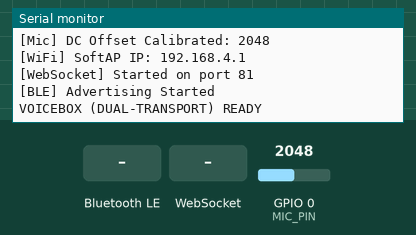
A sketch run on a simulated ESP32-C3. Shown: the last lines printed to the serial monitor. Inputs (shaded band) come from the test bench; at power-on: GPIO 0 (MIC_PIN) = 2048 (analog values on the 0–4095 scale). Nothing arrives over Bluetooth unless stated; a phone connects over Bluetooth LE 3 s after start.

Above: at 1.5 s.
1.6 s: Bluetooth LE write "START" received
At 2.0 s:
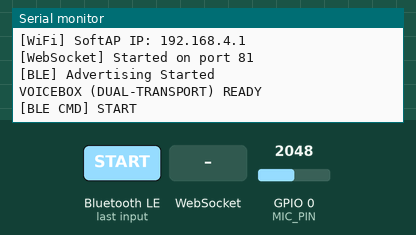
4.6 s: WebSocket text "START" received
At 5.2 s:
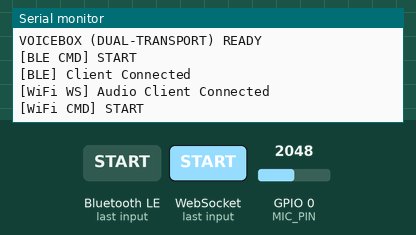
6.1 s: Bluetooth LE write "STOP" received
At 6.7 s:
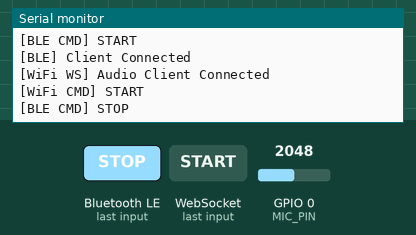
7.6 s: WebSocket text "STOP" received
At 8.5 s:
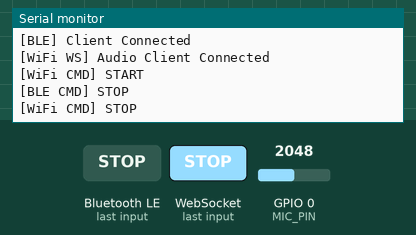

Measured:
- after the input at 1.6 s, the serial monitor: prints a new line at once (image 1)
- after the input at 4.6 s, the serial monitor: prints a new line at once (image 2)
- after the input at 6.1 s, the serial monitor: prints a new line at once (image 3)
- after the input at 7.6 s, the serial monitor: prints a new line at once (image 4)

The sketch:

voicebox_esp32_c3.ino
```cpp
/*
 * VoiceBox ESP32-C3 Super Mini Dual Transport Firmware
 * Supports:
 *   1. Wi-Fi WebSocket Streaming (ws://192.168.4.1:81/)
 *   2. Bluetooth Low Energy (BLE) Streaming & Control
 *   3. Either Wi-Fi only, Bluetooth only, or Both!
 *
 * Board: ESP32C3 Dev Module
 * Pin: Pin 0 (ADC1_CH0) for Microphone OUT
 */

#include <WiFi.h>
#include <WebSocketsServer.h>
#include <BLEDevice.h>
#include <BLEServer.h>
#include <BLEUtils.h>
#include <BLE2902.h>
#include "esp_timer.h"

// ESP32-C3 ADC1 Pin (Safe to use alongside Wi-Fi)
#define MIC_PIN 0

#define SAMPLE_RATE 16000
#define FRAME_SIZE 320 // 320 samples @ 16-bit = 640 bytes (20ms)

const char* WIFI_NAME = "VoiceBox";
const char* WIFI_PASS = "voice1234";

// BLE UUID Definitions
#define SERVICE_UUID        "12345678-1234-1234-1234-123456789000"
#define COMMAND_UUID        "12345678-1234-1234-1234-123456789001"
#define STATUS_UUID         "12345678-1234-1234-1234-123456789002"
#define AUDIO_DATA_UUID     "12345678-1234-1234-1234-123456789003" // BLE Audio Stream

WebSocketsServer webSocket(81);

BLECharacteristic* statusCharacteristic = nullptr;
BLECharacteristic* audioCharacteristic = nullptr;

volatile bool micEnabled = false;
volatile bool bleConnected = false;
volatile bool audioClient = false;

int16_t pcmBuffer[FRAME_SIZE];
int dcOffset = 0;

// BLE Server Callbacks
class ServerCallbacks : public BLEServerCallbacks {
  void onConnect(BLEServer* server) override {
    bleConnected = true;
    Serial.println("[BLE] Client Connected");
  }

  void onDisconnect(BLEServer* server) override {
    bleConnected = false;
    Serial.println("[BLE] Client Disconnected");
    BLEDevice::startAdvertising();
  }
};

// BLE Command Callbacks
class CommandCallbacks : public BLECharacteristicCallbacks {
  void onWrite(BLECharacteristic* characteristic) override {
    String command = String(characteristic->getValue().c_str());
    command.trim();

    if (command == "START") {
      micEnabled = true;
      Serial.println("[BLE CMD] START");
    } else if (command == "STOP") {
      micEnabled = false;
      Serial.println("[BLE CMD] STOP");
    } else if (command == "STATUS") {
      if (statusCharacteristic != nullptr) {
        statusCharacteristic->setValue(micEnabled ? "RECORDING" : "IDLE");
        statusCharacteristic->notify();
      }
    }
  }
};

void setupBLE() {
  BLEDevice::init("VoiceBox-CTRL");
  BLEServer* server = BLEDevice::createServer();
  server->setCallbacks(new ServerCallbacks());

  BLEService* service = server->createService(SERVICE_UUID);

  // Command Characteristic (Write)
  BLECharacteristic* commandCharacteristic = service->createCharacteristic(
    COMMAND_UUID,
    BLECharacteristic::PROPERTY_WRITE | BLECharacteristic::PROPERTY_WRITE_NR
  );
  commandCharacteristic->setCallbacks(new CommandCallbacks());

  // Status Characteristic (Read/Notify)
  statusCharacteristic = service->createCharacteristic(
    STATUS_UUID,
    BLECharacteristic::PROPERTY_READ | BLECharacteristic::PROPERTY_NOTIFY
  );
  statusCharacteristic->addDescriptor(new BLE2902());
  statusCharacteristic->setValue("READY");

  // Audio Data Characteristic (Notify) - For Bluetooth Audio Stream
  audioCharacteristic = service->createCharacteristic(
    AUDIO_DATA_UUID,
    BLECharacteristic::PROPERTY_NOTIFY
  );
  audioCharacteristic->addDescriptor(new BLE2902());

  service->start();

  BLEAdvertising* advertising = BLEDevice::getAdvertising();
  advertising->addServiceUUID(SERVICE_UUID);
  advertising->setScanResponse(true);
  BLEDevice::startAdvertising();

  Serial.println("[BLE] Advertising Started");
}

void setupWiFi() {
  WiFi.mode(WIFI_AP);
  WiFi.softAP(WIFI_NAME, WIFI_PASS, 1, false, 4);

  Serial.print("[WiFi] SoftAP IP: ");
  Serial.println(WiFi.softAPIP());

  webSocket.begin();
  Serial.println("[WebSocket] Started on port 81");
}

void calibrateMic() {
  long total = 0;
  for (int i = 0; i < 1000; i++) {
    total += analogRead(MIC_PIN);
    delayMicroseconds(200);
  }
  dcOffset = total / 1000;
  Serial.print("[Mic] DC Offset Calibrated: ");
  Serial.println(dcOffset);
}

// WebSocket Event Handler (Handles Wi-Fi Commands & Connects)
void webSocketEvent(uint8_t number, WStype_t type, uint8_t* payload, size_t length) {
  if (type == WStype_CONNECTED) {
    audioClient = true;
    Serial.println("[WiFi WS] Audio Client Connected");
    webSocket.sendTXT(number, "READY");
  } else if (type == WStype_DISCONNECTED) {
    audioClient = false;
    Serial.println("[WiFi WS] Audio Client Disconnected");
  } else if (type == WStype_TEXT) {
    // Allows Wi-Fi only users to control START/STOP without Bluetooth!
    String cmd = String((char*)payload);
    cmd.trim();
    if (cmd == "START") {
      micEnabled = true;
      Serial.println("[WiFi CMD] START");
    } else if (cmd == "STOP") {
      micEnabled = false;
      Serial.println("[WiFi CMD] STOP");
    }
  }
}

// Audio Sampling & Multi-Transport Broadcast with Resync Protection
void sendAudioFrame() {
  static int64_t nextSample = 0;
  static int fraction = 0;

  int64_t now = esp_timer_get_time();
  // Timing Resync Guard: Prevents catch-up acceleration after idle/stop
  if (nextSample == 0 || (now - nextSample) > 100000 || (nextSample - now) > 100000) {
    nextSample = now;
    fraction = 0;
  }

  // 16kHz Precise Sampling Loop
  for (int i = 0; i < FRAME_SIZE; i++) {
    while (esp_timer_get_time() < nextSample) {
      taskYIELD();
    }

    int raw = analogRead(MIC_PIN);
    int sample = (raw - dcOffset) * 16;
    sample = constrain(sample, -32768, 32767);
    pcmBuffer[i] = (int16_t)sample;

    nextSample += 62;
    fraction += 8;
    if (fraction >= 16) {
      nextSample++;
      fraction -= 16;
    }
  }

  // 1. Send via Wi-Fi WebSocket (if Wi-Fi client is connected)
  if (audioClient) {
    webSocket.broadcastBIN((uint8_t*)pcmBuffer, sizeof(pcmBuffer));
  }

  // 2. Send via Bluetooth BLE (if BLE client is connected)
  // Split 640 bytes into two 320-byte notifications for BLE MTU compatibility
  if (bleConnected && audioCharacteristic != nullptr) {
    audioCharacteristic->setValue((uint8_t*)pcmBuffer, 320);
    audioCharacteristic->notify();

    audioCharacteristic->setValue((uint8_t*)pcmBuffer + 320, 320);
    audioCharacteristic->notify();
  }

  webSocket.loop();
}

void setup() {
  Serial.begin(115200);

  analogReadResolution(12);

  // Compatible with both Arduino ESP32 Core 2.x and 3.x
  #if defined(ADC_ATTEN_DB_12)
    analogSetPinAttenuation(MIC_PIN, ADC_ATTEN_DB_12);
  #elif defined(ADC_ATTEN_DB_11)
    analogSetPinAttenuation(MIC_PIN, ADC_ATTEN_DB_11);
  #else
    analogSetPinAttenuation(MIC_PIN, ADC_11db);
  #endif

  calibrateMic();
  setupWiFi();
  webSocket.onEvent(webSocketEvent);
  setupBLE();

  Serial.println("VOICEBOX (DUAL-TRANSPORT) READY");
}

void loop() {
  webSocket.loop();

  // Streams audio whenever mic is enabled and EITHER Wi-Fi or BLE is connected!
  if (micEnabled && (audioClient || bleConnected)) {
    sendAudioFrame();
  } else {
    delay(1);
  }
}
```
